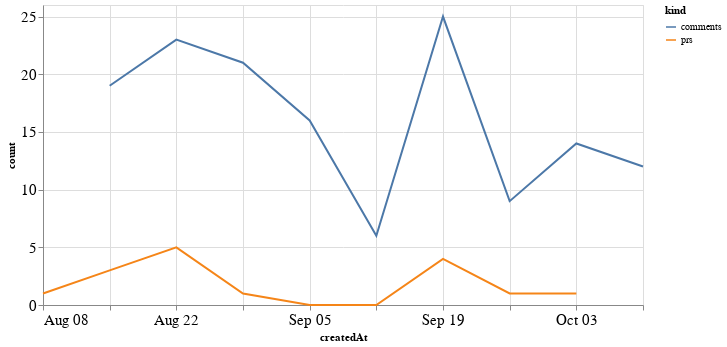

Notebook cell for this chart:
### Code cell
alt.Chart(total_time, width=600).mark_line().encode(
    x='createdAt',
    y='count',
    color='kind'
)

### Figure 1 — Vega-Lite specification as saved in the notebook (floating-point values rounded to 4 significant figures)
{"config": {"axisLeft": {"labelFontSize": 15}, "axisBottom": {"labelFontSize": 15}}, "data": {"name": "data-a6f8fd8d04830ae1597e1f960ed4f966"}, "mark": "line", "encoding": {"color": {"type": "nominal", "field": "kind"}, "x": {"type": "temporal", "field": "createdAt"}, "y": {"type": "quantitative", "field": "count"}}, "width": 600, "$schema": "https://vega.github.io/schema/vega-lite/v4.8.1.json", "datasets": {"data-a6f8fd8d04830ae1597e1f960ed4f966": [{"createdAt": "2021-08-08T00:00:00", "kind": "prs", "count": 1.0}, {"createdAt": "2021-08-15T00:00:00", "kind": "prs", "count": 3.0}, {"createdAt": "2021-08-22T00:00:00", "kind": "prs", "count": 5.0}, {"createdAt": "2021-08-29T00:00:00", "kind": "prs", "count": 1.0}, {"createdAt": "2021-09-05T00:00:00", "kind": "prs", "count": 0.0}, {"createdAt": "2021-09-12T00:00:00", "kind": "prs", "count": 0.0}, {"createdAt": "2021-09-19T00:00:00", "kind": "prs", "count": 4.0}, {"createdAt": "2021-09-26T00:00:00", "kind": "prs", "count": 1.0}, {"createdAt": "2021-10-03T00:00:00", "kind": "prs", "count": 1.0}, {"createdAt": "2021-10-10T00:00:00", "kind": "prs", "count": null}, {"createdAt": "2021-08-08T00:00:00", "kind": "comments", "count": null}, {"createdAt": "2021-08-15T00:00:00", "kind": "comments", "count": 19.0}, {"createdAt": "2021-08-22T00:00:00", "kind": "comments", "count": 23.0}, {"createdAt": "2021-08-29T00:00:00", "kind": "comments", "count": 21.0}, {"createdAt": "2021-09-05T00:00:00", "kind": "comments", "count": 16.0}, {"createdAt": "2021-09-12T00:00:00", "kind": "comments", "count": 6.0}, {"createdAt": "2021-09-19T00:00:00", "kind": "comments", "count": 25.0}, {"createdAt": "2021-09-26T00:00:00", "kind": "comments", "count": 9.0}, {"createdAt": "2021-10-03T00:00:00", "kind": "comments", "count": 14.0}, {"createdAt": "2021-10-10T00:00:00", "kind": "comments", "count": 12.0}]}}
